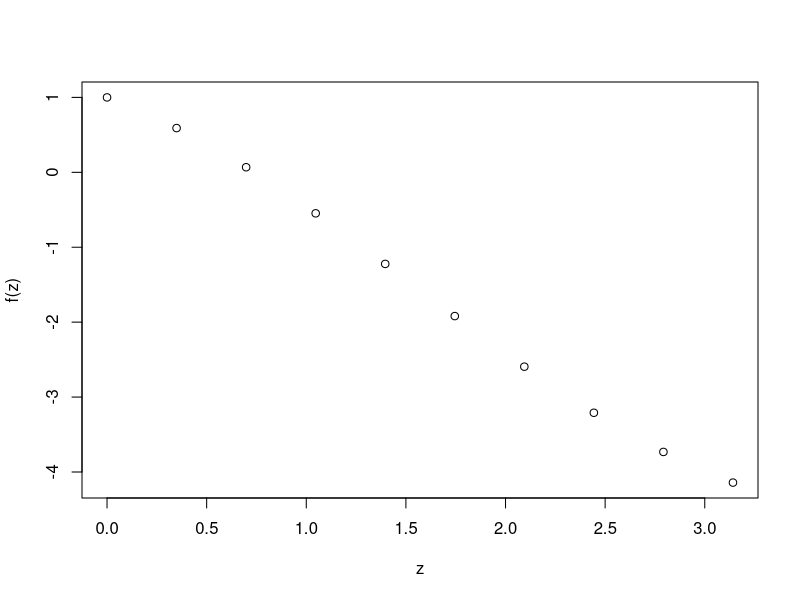
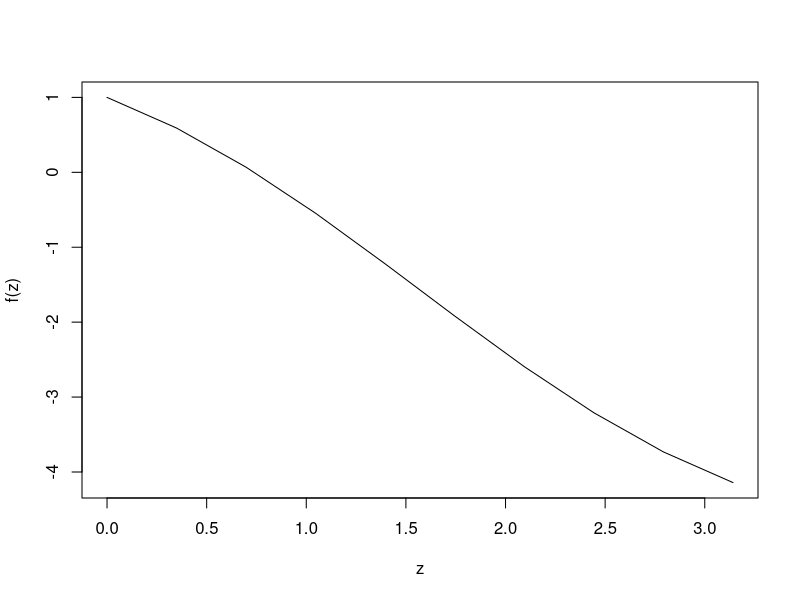
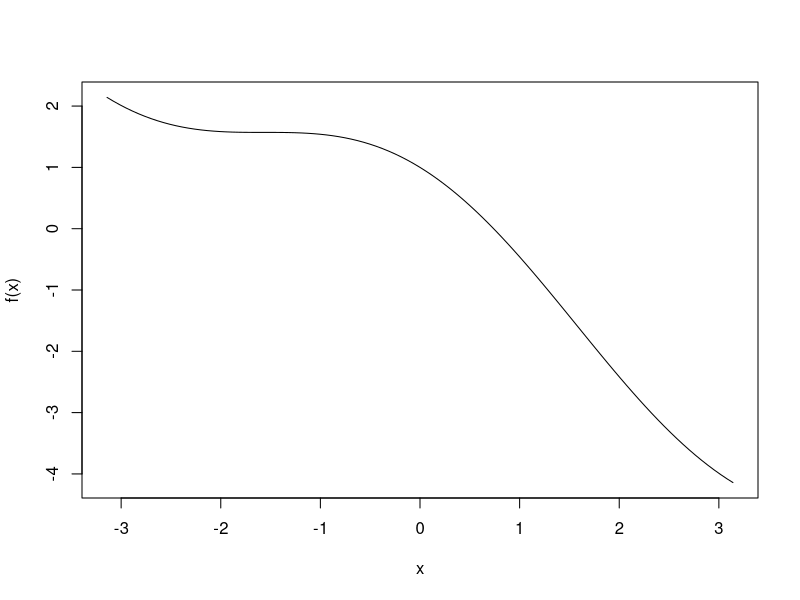

Recreate these plots in R, in order. (Note: this script raises an error after producing the figures.)
# Building Functions
# f(x) = x^2

f<- function(x){
  a<- x^2
  b<- x^3
  c(a,b)
}

f(50)

# we can write this function differently, but in any case
# it is all the same

# if we have just one line in our function then we can drop the {} too
# it would not return an error

# f(x) = x^2 + 2*x + 1
f <- function(x){
  r<- x^2 + 2*x+1
  r
}

f(9)


# f(x) = cos(x) - x

f <- function(x){
  cos(x) - x
}
f(pi)


z<- seq(0,pi,length=10)
f(z)
plot(z,f(z))
plot(z,f(z), type = 'l')


# curve function make plots for functions with limitation you provide
curve(f, -pi,pi)

# integral
# it uses numerical methods
integrate(f, lower = 0, upper = pi)

# f(x) = sqrt(x) + 2*x^2 -1

f<- function(x){
  sqrt(x) + 2*x^2 -1
}
integrate(f, lower = 0, upper = 20)
# we cannot put negative numbers when we have sqrt in our function


# Solving Equations or finding the root of the equation
# cos(x) - x = 0

uniroot(f, c(-pi , pi))
# output, root: the number when our equation is equal to zero
#, f.root: when we put the root in the function, in this case we are close to
# zero not absolutly zero
# iter: the number of iteration to get to our root, our find our root

f<- function(x){
  x^4 - 16
}
uniroot(f, c(0 , 5))

# if we solve it between -5 and 5
uniroot(f, c(-5 , 5))


# multi variate functions
# f(x,y) = x^2 + y^2
f <- function(x,y){
  z <- x^2 + y^2
  z
}


f <- function(x,y=6){
  z <- x^2 + y^2
  z
}

f(2)


##### if statements

x<- 10

if(x>5){
  y<- sin(x)/x
} else{y<- 5*cos(x)}



ifelse(x>5, y<- sin(x)/x, y<- 5*cos(x))


x <- c(1,2,3,4,5,6,10)
median((x))

y <- sort(x)
n <- length(x)
if(n %% 2 == 0){
  m <- (y[n/2] + y[n/2+1])/2
}else{
  m <- y[(n+1)/2]
}
m


x <- c(1,4,5,7,9)
y <- c(4,5,1,9,3)
R <- 1
f <- function(x,y, R){
  sum(x^2+y^2 <=  R^2)
}
